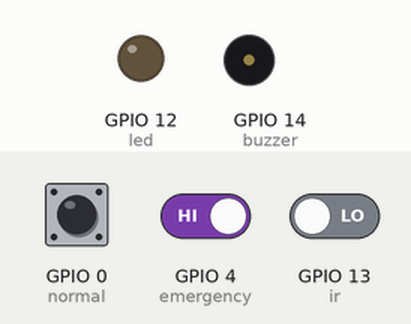
Simulated run of this sketch. Board: ESP8266 (NodeMCU). On the bench: output pins drawn as LEDs (lit = HIGH), buzzer (waves = sounding, pin HIGH). Dashed ring = blinking. The inputs (shaded band) are chosen by the test bench; at power-on: GPIO 4 (emergency) HIGH, GPIO 13 (ir) LOW, GPIO 0 (normal) HIGH. WiFi joins after 1.5 s; servers stay silent unless stated; what the sketch prints to the serial monitor is not drawn.

Above: at 1.2 s.
1.3 s: GPIO 4 (emergency) driven LOW
At 1.9 s:
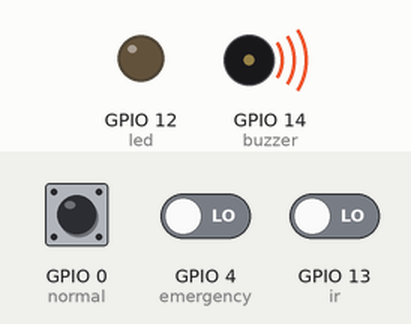
4.3 s: GPIO 13 (ir) driven HIGH
At 5.1 s:
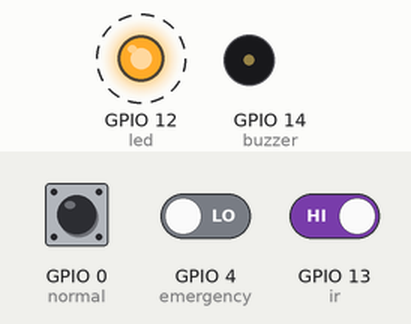
7.3 s: GPIO 13 (ir) driven LOW
At 8.0 s:
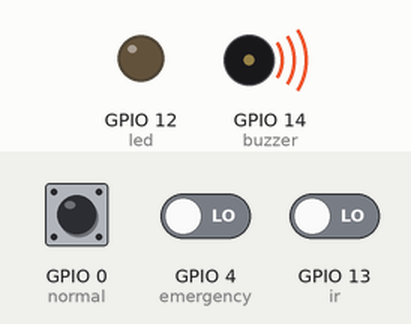
10.3 s: GPIO 4 (emergency) driven HIGH
At 11.7 s:
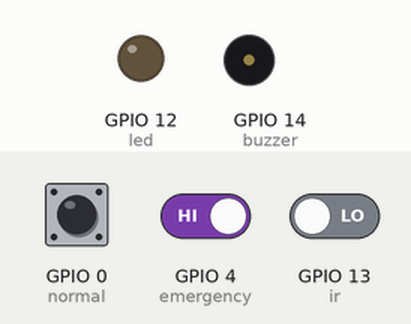
Timing chart, 0 to 13.1 s (numbered marks = the images above; inputs shaded):
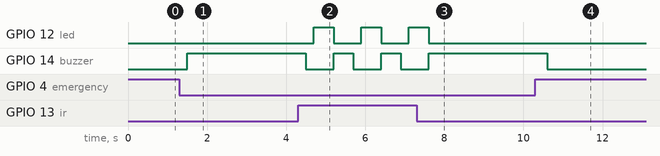

The sketch:

sketch.ino
```cpp
#include <ESP8266WiFi.h>

int normal = 0;//3
int emergency = 4;//2
int ir = 13;//7
int buzzer = 14;//5
int led = 12;//6
const char *ssid =  "N";
const char *pass =  "11111122";
const char* host = "delsilentzone.000webhostapp.com";
int httpPort = 80;
WiFiClient client;
void setup() {
  pinMode(normal, INPUT);
  pinMode(emergency, INPUT);
  pinMode(ir, INPUT);
  pinMode(buzzer, OUTPUT);
  pinMode(led, OUTPUT);
  WiFi.begin(ssid, pass);
  digitalWrite(buzzer, LOW);
  digitalWrite(led, LOW);
  Serial.begin(115200);
}

void loop() {
  if (WiFi.status() == WL_CONNECTED) {
    if (digitalRead(emergency) == LOW) {
      Serial.print("emergency");
      if (digitalRead(ir) == HIGH) {
        Serial.print("wrong");
        if (client.connect(host, httpPort)) {
          String url = "/fine.php?mac="+WiFi.macAddress() ;
          client.print(String("GET ") + url + " HTTP/1.1\r\n" +
                       "Host: " + host + "\r\n" +
                       "Connection: close\r\n\r\n");
          digitalWrite(led,HIGH);
          delay(500);
          digitalWrite(led,LOW);
        }
        else {
          Serial.println("connection failed");
        }
      }
      digitalWrite(buzzer, HIGH);
      delay(500);
      digitalWrite(buzzer, LOW);
    }
  }
  else {

    if (digitalRead(normal) == LOW) {
      Serial.print("normal");
      digitalWrite(buzzer, HIGH);
      delay(500);
      digitalWrite(buzzer, LOW);
    }
  }

}
```

Measured:
- after the input at 1.3 s, GPIO 14 (buzzer): LOW → HIGH after 0.20 s
- after the input at 4.3 s, GPIO 12 (led): alternates HIGH for 0.50 s and LOW for 0.70 s, starting after 0.40 s; GPIO 14 (buzzer): alternates HIGH for 0.50 s and LOW for 0.70 s, starting after 0.20 s
- after the input at 7.3 s, GPIO 12 (led): goes on until 7.6 s, then stays LOW; GPIO 14 (buzzer): goes on until 7.6 s, then stays HIGH
- after the input at 10.3 s, GPIO 14 (buzzer): HIGH → LOW after 0.30 s
